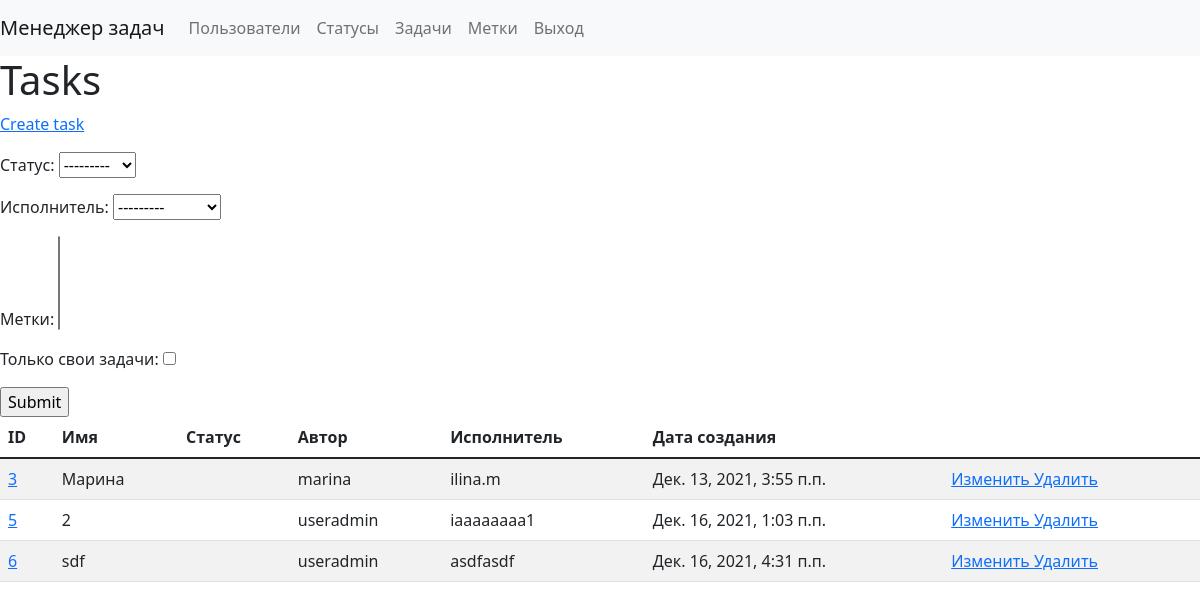
Screenshot of /tasks/ (signed in) with the database file from the repository.
### task_manager/tasks/models.py (models this page shows)
class Task(models.Model):
    name = models.CharField(max_length=100)
    description = models.CharField(max_length=100, null=True)
    executor = models.ForeignKey(User, related_name='executor',
                                 on_delete=models.CASCADE, null=True)
    author = models.ForeignKey(User, related_name='author',
                               on_delete=models.CASCADE, editable=False)
    status = models.ForeignKey(Status, on_delete=models.CASCADE)
    created_at = models.DateTimeField(auto_now_add=True)
    labels = models.ManyToManyField('labels.Label',
                                    related_name='labels', blank=True)
    objects = models.Manager()

### task_manager/tasks/views.py (the view)
# urls.py: path('', views.TaskListView.as_view(), name='tasks'),
class TaskListView(LoginRequiredMixin, FilterView):
    model = Task
    paginate_by = 30
    template_name = 'task_list.html'
    filterset_class = TaskFilter
    def get_queryset(self):
        qs = self.model.objects.all()
        task_filtered_list = TaskFilter(self.request.GET, queryset=qs)
        return task_filtered_list.qs

### task_manager/statuses/models.py (called while the page is built)
    def __str__(self):
        return self.name

### task_manager/tasks/views.py (called while the page is built)
    def my_custom_filter(self, queryset, name, value):
        if value:
            user = getattr(self.request, 'user', None)
            return Task.objects.filter(author=user)
        return queryset

### task_manager/tasks/templates/task_list.html
{% extends 'task_manager/base.html' %}
{% load i18n %}
{% load widget_tweaks %}
{% block content %}
<h1>{% trans "Tasks" %}</h1>
<p><a href="{% url 'task/create' %}"> {% trans "Create task" %} </a></p>
<form method="get">
        {{ filter.form.as_p }}
        <input type="submit" />
    </form>
<table class="table table-striped">
  <thead>
    <tr>
      <th scope="col">ID</th>
      <th scope="col">Имя</th>
      <th scope="col">Статус</th>
      <th scope="col">Автор</th>
      <th scope="col">Исполнитель</th>
      <th scope="col">Дата создания</th>
      <th scope="col"></th>
    </tr>
  </thead>
    <tbody>
    {% for task in object_list %}
    <tr>
      <td><a href="{% url 'task/detail' task.id %}">{{ task.id }}</a></td>
      <td>{{ task.name }}</td>
      <td>{{ task.status.Name }}</td>
      <td>{{ task.author }}</td>
      <td>{{ task.executor }}</td>
      <td>{{ task.created_at }}</td>
      <td><a href="{% url 'task/update' task.id %}">Изменить </a><a href="{% url 'task/delete' task.id %}">Удалить</a></td>
    </tr>
{% endfor %}
    </tbody>
</table>
{% endblock %}

### rows the page displays
Task: id "3", name "Марина", author "marina", executor "ilina.m", created_at "Дек. 13, 2021, 3:55 п.п."
Task: id "5", name "2", author "useradmin", executor "iaaaaaaaa1", created_at "Дек. 16, 2021, 1:03 п.п."
Task: id "6", name "sdf", author "useradmin", executor "asdfasdf", created_at "Дек. 16, 2021, 4:31 п.п."
